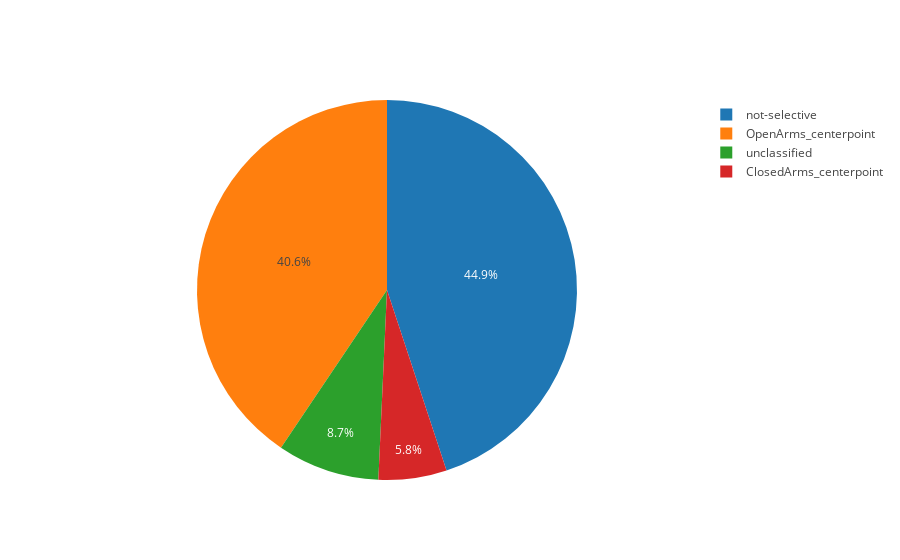

The code cell stored with this chart in its notebook:
### Code cell
plot_pie_chart(normal_classification, "OpenArms_centerpoint", "ClosedArms_centerpoint", "not-selective", "unclassified")

### Figure 1 — Plotly figure (JSON) as saved in the notebook; plotly's stock layout.template omitted (floating-point values rounded to 4 significant figures)
{"data": [{"labels": ["OpenArms_centerpoint", "ClosedArms_centerpoint", "not-selective", "unclassified"], "type": "pie", "uid": "b3e120", "values": [28, 4, 31, 6]}], "layout": {"autosize": true}}
